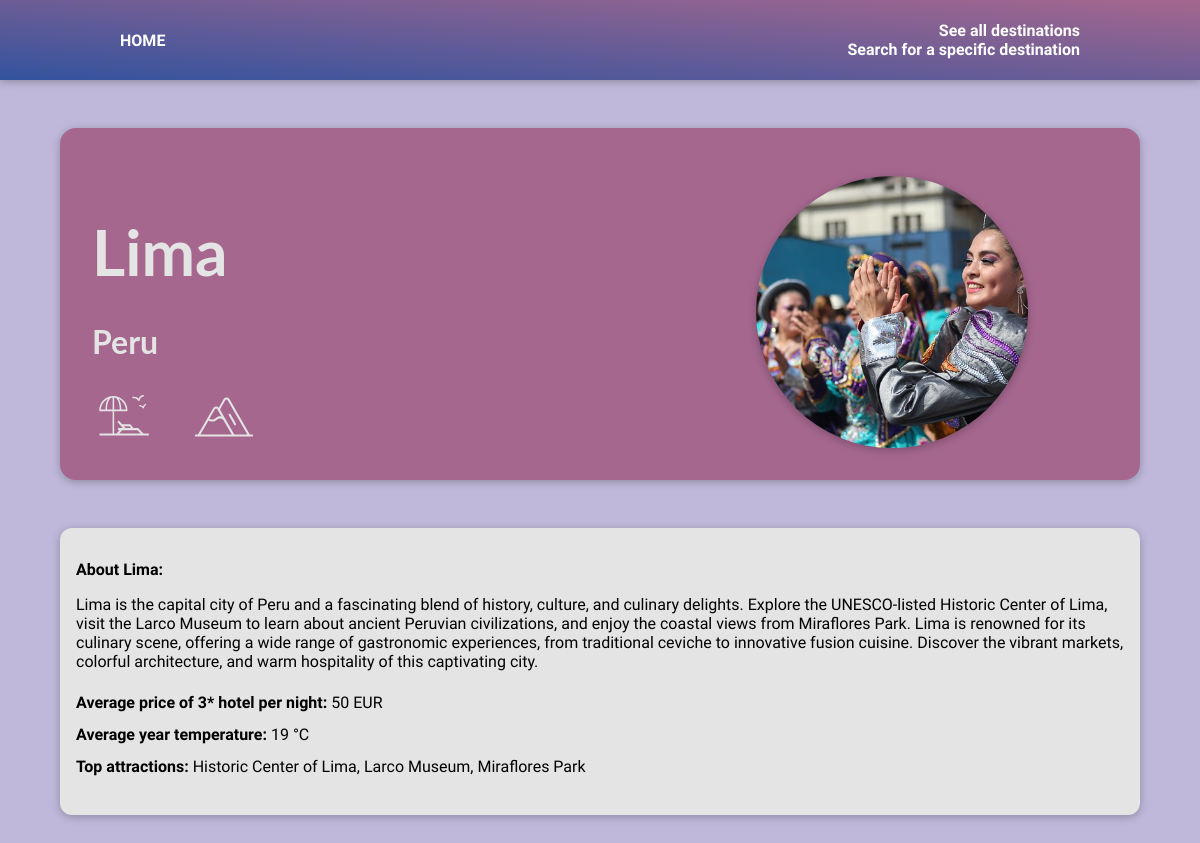
The app's page /destinations/lima with its own data.
### destinations/models.py (models this page shows, shortened)
class Destination(models.Model):
    city = models.CharField(max_length=100)
    country = models.CharField(max_length=100)
    continent = models.ManyToManyField(Continent,)
    latitude = models.FloatField()
    longitude = models.FloatField()
    avg_year_temp = models.IntegerField()
    is_beach = models.BooleanField()
    are_mountains = models.BooleanField()
    top_attractions = models.CharField(max_length=500)
    hotel_price = models.IntegerField()
    description = models.TextField()
    slug = models.SlugField(default="", blank=True, null=False, db_index=True)

### destinations/views.py (the view)
# urls.py: path("destinations/<slug:slug>", views.destination_detail, name="destination-detail-page")
def destination_detail(request, slug):
    identified_destination = get_object_or_404(Destination, slug=slug)
    return render(request, "destinations/destination-details.html", {
        "destination" : identified_destination
    })

### destinations/templates/destinations/destination-details.html (shortened to what this page needs)
{% extends 'base.html' %}
{% load static %}
{% block css_files %}
    <link rel="stylesheet" href="{% static "destinations/styles/post-detail.css" %}" />
{% endblock %}
{% block content %}
<section id="summary">
    <h2>{{destination.city}}</h2>
    <h3>{{destination.country}}</h3>
    {% if destination.is_beach %}
        <img id="icon" src="{% static "destinations/images/beach-light.svg" %}" alt"beach"/>
    {% endif %}
    {% if destination.are_mountains %}
        <img id="icon" src="{% static "destinations/images/mountains-light.svg" %}" alt"beach"/>
    {% endif %}
    <article>
        <img src="{% static "destinations/images/"|add:destination.city|add:".jpg" %}" alt={{destination.city}}>
    </article>
</section>
<main>
    <p>
        <b>About {{destination.city}}:</b>
        {{destination.description|linebreaks}}
        <div id="details">
            <b>Average price of 3* hotel per night:</b> {{destination.hotel_price}} EUR
            <br>
            <b>Average year temperature: </b> {{destination.avg_year_temp}} °C
            <br>
            <b>Top attractions: </b> {{destination.top_attractions}}
        </div>
    </p>
</main>
{% endblock %}

### travel/templates/base.html (shortened to what this page needs)
{% load static %}
<!DOCTYPE html>
<html lang="en">
<head>
    <link rel="stylesheet" href="{% static "app.css" %}">
    {% block css_files %}{% endblock %}
</head>
<body>
    <header id="main-navigation">
        <a href="{% url 'starting-page' %}">HOME</a>
    <nav>
        <a href="{% url 'all-places' %}">See all destinations</a>
        <br>
        <a href="{% url 'travel-search' %}">Search for a specific destination</a>
    </nav>
    </header>
    {% block content %}
    {% endblock %}
</body>
</html>

### static/app.css (style rules this page uses)
* { box-sizing: border-box; }
html { font-family: 'Open Sans', 'Lato', sans-serif; }
body { margin: 0; background: #bfb8da; }
h1, h2, h3 { font-family: 'Lato', sans-serif; font-weight: bold; }
#main-navigation { width: 100%; height: 5rem; display: flex; justify-content: space-between; align-items: center; padding: 0 10%; position: absolute; top: 0; left: 0; }
#main-navigation nav { text-align: right; }
#main-navigation a { text-decoration: none; color: white; font-weight: bold; }

### destinations/static/destinations/styles/post-detail.css (style rules this page uses)
body { background: #bfb8da; }
#main-navigation { background: linear-gradient(to right top, #33539E, #A5678E); box-shadow: 0 2px 8px rgba(0, 0, 0, 0.25); }
#summary { margin: 8rem auto 3rem auto; padding: 2rem; width: 90%; max-width: 90rem; border-radius: 16px; background-color: #A5678E; position: relative; box-shadow: 0 2px 8px rgba(0, 0, 0, 0.25); height: 22rem; }
#summary h2 { color: #e4e4e4; font-size: 4rem; margin-bottom: 0rem; }
#summary h3 { color: #e4e4e4; font-size: 2rem; margin-bottom: 1.5rem; }
#summary article { position: absolute; top: 2rem; right: 3rem; padding: 1rem 2rem; border-radius: 12px; text-align: right; color: white; }
#summary img { width: 4rem; height: 4rem; margin-right: 2rem; object-fit: cover; }
#summary article img { width: 17rem; height: 17rem; border-radius: 12px; margin-bottom: 1rem; box-shadow: 0 2px 8px rgba(0, 0, 0, 0.25); border-radius: 50%; }
main { width: 90%; max-width: 90rem; margin: 3rem auto; background-color: #e4e4e4; padding: 1rem; border-radius: 12px; box-shadow: 0 2px 8px rgba(0, 0, 0, 0.25); }
#details { line-height: 2; }

### records on screen
Destination: city "Lima", country "Peru", city (picture), description "Lima is the capital city of Peru and a fascinating blend of history, culture, and culinary delights. Explore the UNESCO-listed Historic Center of Lima, visit the Larco Museum to learn about ancient Peruvian civilizations, and enjoy the coastal views from Miraflores Park. Lima is renowned for its culinary scene, offering a wide range of gastronomic experiences, from traditional ceviche to innovative fusion cuisine. Discover the vibrant markets, colorful architecture, and warm hospitality of this captivating city.", hotel_price "50", avg_year_temp "19", top_attractions "Historic Center of Lima, Larco Museum, Miraflores Park"
